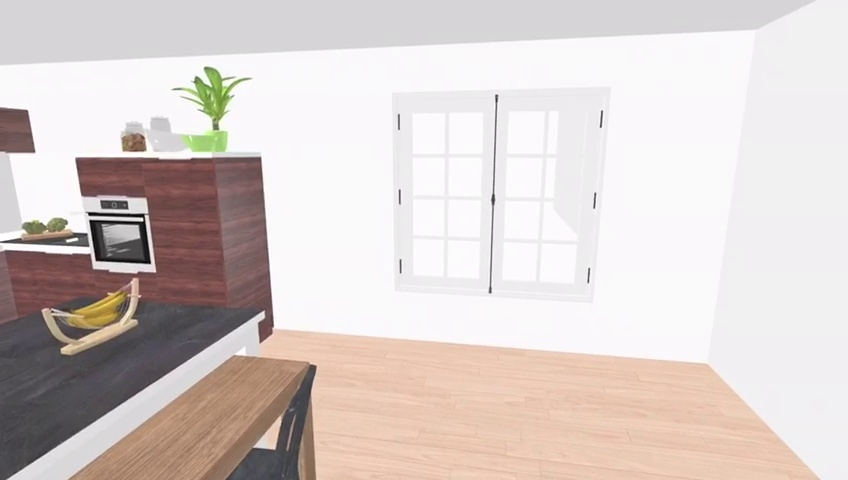
#> input picture landmarks_img/0/landmark_0_frame_1.jpg, 848 x 480 px
$ jupyter execute --allow-errors KNN-color.ipynb   (text cells are left out)
#> lines starting #> are read from the running program, lines starting #| are printed output that depends on the picture; pictures that were not available may be replaced by others from this repository, and a replacement may not be noted
[cell 1]
import cv2
import numpy as np
import glob
import os
import matplotlib.pyplot as plt
import pickle
import pathlib
import random
import statistics as stats

directory = os.getcwd() + "/"

[cell 2]
try:
    frames = pickle.load(open(directory + "clasificacion_frames.sav", 'rb'))
except:
    print("Falta el fichero \"clasificacion_frames.sav\".")
    print("Se puede generar del \"classify-video-frames.ipynb\"")

[cell 3]
# para hacer los calculos mas eficientes se reduce las imagenes a esta resolucion
output_dimension = (848, 480)

# diccionario donde se guardaran todos los histogramas
hist_dict = {}

for i in range(9):
    # cargamos las imagenes de landmark
    filenames = [img for img in glob.glob(directory + "landmarks_img/"+ str(i) + "/*.jpg")]
    filenames.sort()

    images    = [cv2.imread(img)       for img in filenames]
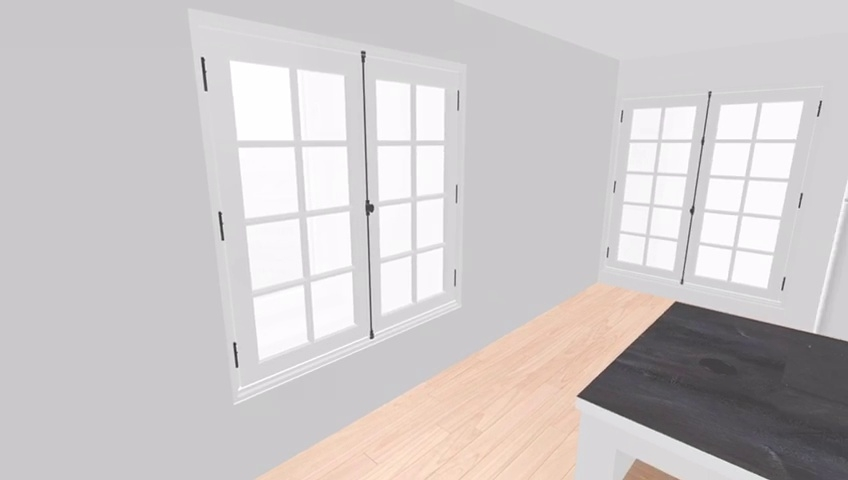
#> input picture landmarks_img/0/landmark_0_frame_10.jpg, 848 x 480 px
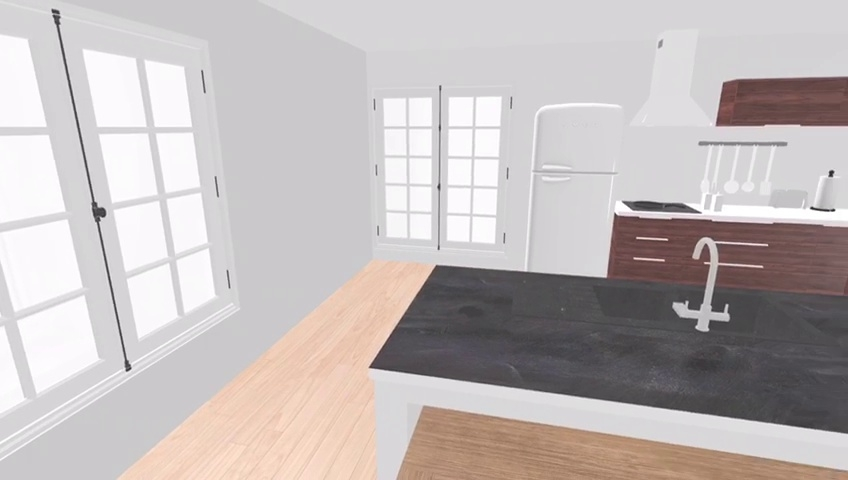
#> input picture landmarks_img/0/landmark_0_frame_14.jpg, 848 x 480 px
#> images = 3 items
    img_names = [os.path.basename(img) for img in filenames]

    # para todas las imagenes cargadas de este landmark:
    for j, img in enumerate(images):
        # se redimensiona la imagen
        res_img = cv2.resize(img, output_dimension, interpolation=cv2.INTER_CUBIC)
        # se sacan los canales de color de la imagen
        bgr_planes = cv2.split(res_img)

        # se calcula el histograma de cada canal de color de la imagen
        b_hist = np.squeeze(cv2.calcHist(bgr_planes,[0],None,[256],[0,256]))
        g_hist = np.squeeze(cv2.calcHist(bgr_planes,[1],None,[256],[0,256]))
        r_hist = np.squeeze(cv2.calcHist(bgr_planes,[2],None,[256],[0,256]))

        # se juntan de nuevo los tres canales
        hist = np.stack((b_hist, g_hist, r_hist), axis=0)

        # se calcula el historgama normalizado
        hist_norm = hist / (output_dimension[0] * output_dimension[1])

        # se añade al diccionario. La clave es el nombre de la imagen y el valor es su histograma normalizado
        hist_dict[img_names[j]] = hist_norm
#> this loop made 3 passes
#> res_img is the input picture: shape (480, 848, 3); mean B, G, R 185.3, 185.8, 193.1
#> after the loop, hist_dict = 3 items


    print(f"Landmark {i}. Number Of Histograms: {str(len(hist_dict))}")
#| Landmark 0. Number Of Histograms: 3
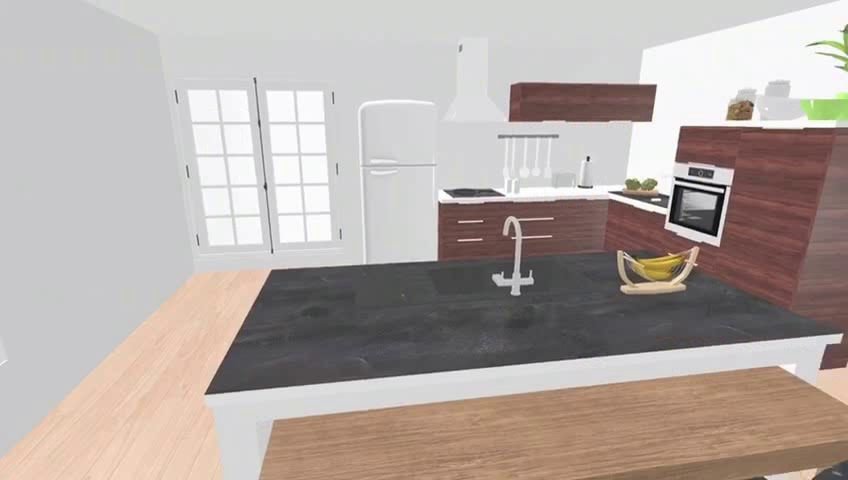
#> input picture frame 9 of landmarks_videos/landmarks_0.avi, 848 x 480 px, given in place of walk-through.mp4, which was not available
#> further down, frame is the input picture: shape (480, 848, 3); mean B, G, R 164.7, 169.2, 179.9

[cell 4]
def knn(img, hist_dict):
    # se sacan los canales de color de la imagen
    bgr_planes = cv2.split(img)

    # se calcula el histograma de cada canal de color de la imagen
    b_hist = np.squeeze(cv2.calcHist(bgr_planes,[0],None,[256],[0,256]))
    g_hist = np.squeeze(cv2.calcHist(bgr_planes,[1],None,[256],[0,256]))
    r_hist = np.squeeze(cv2.calcHist(bgr_planes,[2],None,[256],[0,256]))

    # se juntan de nuevo los tres canales
    hist = np.stack((b_hist, g_hist, r_hist), axis=0)

    # se calcula el historgama normalizado
    hist = hist / (output_dimension[0] * output_dimension[1])

    min_distance = 1000000
    min_key = ''

    # busca el histograma mas parecido por la distancia euclidea
    for key, value in hist_dict.items():

        distance = np.linalg.norm(value-hist)

        if distance < min_distance:
            min_distance = distance
            min_key = key

    # devuelve el numero del landmark mas cercano
    return int(min_key[9])

[cell 5]
# se obtienen todas las imagenes de validacion (20% del total de cada landmark)
filenames = [img for img in glob.glob(directory + "landmarks_img/validation/*.jpg")]
if len(filenames) > 0:
    filenames.sort()

    all_img      = [0] * 9
    aciertos_img = [0] * 9

    for f in filenames:
        # se lee la imagen, su nombre y se calcula su histograma con knn()
        img = cv2.imread(f)
        name = os.path.basename(f)
        landmark = knn(img, hist_dict)

        # se incrementa el uno el total de imagenes del landmark original
        all_img[int(name[9])] +=1

        # solo si se acierta, se incrementa el uno los aciertos en ese landmark
        if int(name[9]) == int(landmark):
            aciertos_img[int(name[9])] += 1
        else:
            print(f"Fallo en {name}")


    # se saca el porcentaje parcial y total:
    porcentaje_total = []

    for i in range(len(all_img)):
        x = (aciertos_img[i] * 100) / all_img[i]
        porcentaje_total.append(x)

    print("Porcentaje por cada landmark:")
    print("\t" + str(porcentaje_total))
    print("Porcentaje medio:")
    print("\t" + str(stats.mean(porcentaje_total)))


else:
    print("No hay imagenes en la carpeta de \"validation\"")
    print("Asegurate de generarlo ejecutando \"generate-validation-set-ipynb\"")

[cell 6]
# se carga el video
cap = cv2.VideoCapture(directory + 'walk-through.mp4')

frame_count = 0

# estadisticas de aciertos
all_img      = [0] * 9
aciertos_img = [0] * 9


#> (the rest of this cell did not finish here and is left out)
